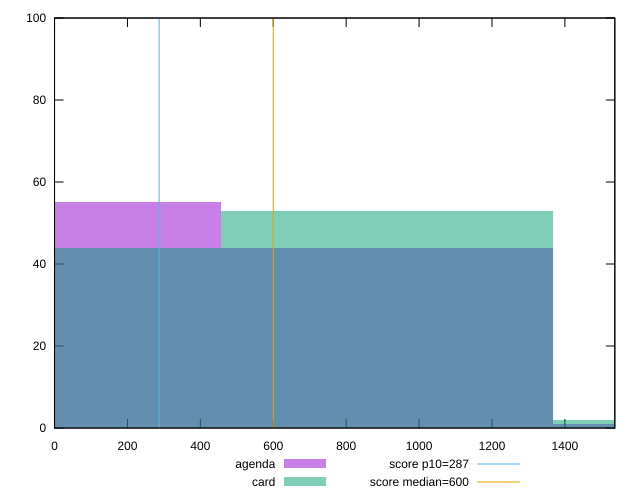

Write the gnuplot code that produced this figure.
reset

$agenda <<EOF
911.8130838059258 44
0 55
1823.6261676118515 1
EOF

$card <<EOF
911.8130838059258 53
0 44
1823.6261676118515 2
EOF

set key outside below
set boxwidth 911.8130838059258
set xrange [0:1537]
set yrange [0:100]
set trange [0:100]
set style fill transparent solid 0.5 noborder

set parametric
set terminal svg size 640, 500 enhanced background rgb 'white'
set output "reports/report_00027_2021-02-24T12-40-31.850Z/total-blocking-time/comparison/histogram/1_vs_2.svg"

plot $agenda title "agenda" with boxes, \
     $card title "card" with boxes, \
     287,t title "score p10=287", \
     600,t title "score median=600"

reset
